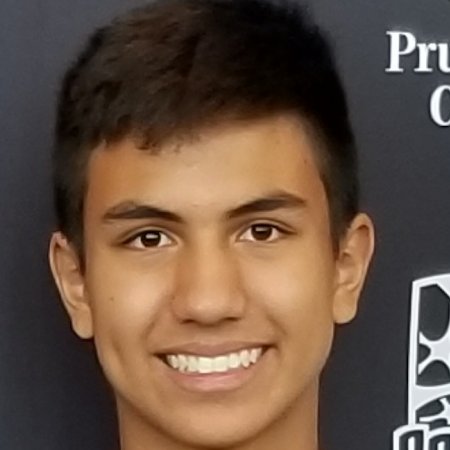
#> input picture drincrop.png, 450 x 450 px, found by its file name
$ python vectorize.py
#> lines starting #> are read from the running program, lines starting #| are printed output that depends on the picture; after the words box and inside, x2 and y2 are one past the last pixel; in counts of white or black regions, pixels touching at a corner belong together
from PIL import Image
import numpy as np
import os

# Manipulating inputted colors into desired form
data = "0,0,0,255,255,255"

print(os.getcwd())

colors = data.split(",")
separatedColors = []
for i in range(0, len(colors), 3):
    separatedColors.append(colors[i:i+3])
print(separatedColors)
# Importing image
img = np.array(Image.open("./drincrop.png"), dtype="int64")

# Creating new image
newImg = []
newImgRed = []
newImgGreen = []
newImgBlue = []
newImgRedRow = []
newImgGreenRow = []
newImgBlueRow = []

for r in range(img.shape[0]):
    for c in range(img.shape[1]):
        # Greater than the Euclidean distance between black and white
        lowestColorDifference = 445
        currentColor = -1
        for color in separatedColors:
            currentColorDifference = 0
            for z in range(3):
                currentColorDifference += (img[r][c][z] - int(color[z]))**2
            currentColorDifference = currentColorDifference ** 0.5
            if currentColorDifference < lowestColorDifference:
                lowestColorDifference = currentColorDifference
                closestColor = color

        # Adds closest color to newImgRows
        newImgRedRow.append(int(closestColor[0]))
        newImgGreenRow.append(int(closestColor[1]))
        newImgBlueRow.append(int(closestColor[2]))

    # Adds rows to newImgs
    newImgRed.append(newImgRedRow)
    newImgGreen.append(newImgGreenRow)
    newImgBlue.append(newImgBlueRow)
    newImgRedRow = []
    newImgGreenRow = []
    newImgBlueRow = []
#> after the loop, closestColor = ['0', '0', '0']; newImgBlue = 450 items; newImgGreen = 450 items; newImgRed = 450 items

print(closestColor)
#| ['0', '0', '0']
print(np.array(newImgBlueRow).shape)
#| (0,)
print(np.array(newImgRed).shape)
#| (450, 450)
print(img.shape[1])
#| 450

# Combines colors into one image
newImg = np.dstack((np.array(newImgRed, dtype="int64"), np.array(newImgBlue, dtype="int64"), np.array(newImgBlue, dtype="int64")))
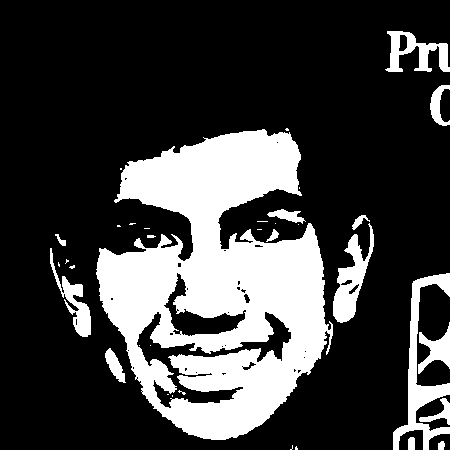
#> newImg: shape (450, 450, 3) int64; 25.3% white; 36 white regions (20 under 20 px), largest, box (x1, y1, x2, y2) and area: (96, 129, 333, 440) 42051, (393, 273, 450, 450) 2697, (333, 223, 374, 323) 1689
Image.fromarray(newImg.astype(np.uint8)).show()
